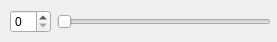
<?xml version="1.0" encoding="UTF-8"?>
<ui version="4.0">
 <class>HSlider</class>
 <widget class="QWidget" name="HSlider">
  <property name="geometry">
   <rect>
    <x>0</x>
    <y>0</y>
    <width>277</width>
    <height>42</height>
   </rect>
  </property>
  <property name="windowTitle">
   <string>Form</string>
  </property>
  <widget class="QWidget" name="">
   <property name="geometry">
    <rect>
     <x>10</x>
     <y>10</y>
     <width>261</width>
     <height>24</height>
    </rect>
   </property>
   <layout class="QHBoxLayout" name="horizontalLayout">
    <item>
     <widget class="QSpinBox" name="hSpinBox"/>
    </item>
    <item>
     <widget class="QSlider" name="hHorizontalSlider">
      <property name="orientation">
       <enum>Qt::Horizontal</enum>
      </property>
     </widget>
    </item>
   </layout>
  </widget>
 </widget>
 <resources/>
 <connections/>
</ui>
